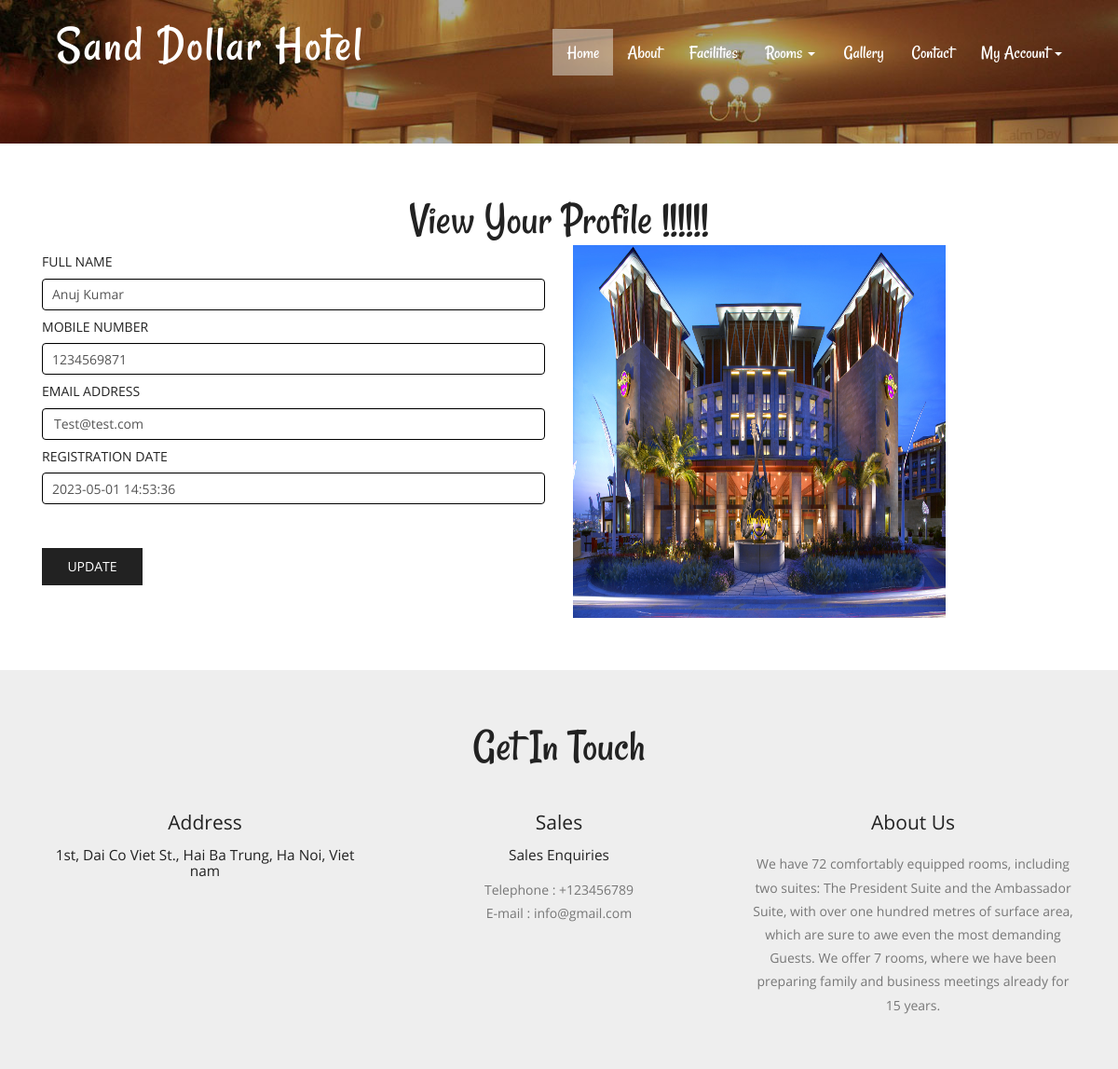
The app's page /profile.php (signed in) with its own data.
### tables this page shows
CREATE TABLE `tbluser` (
  `ID` int(10) NOT NULL,
  `FullName` varchar(200) DEFAULT NULL,
  `MobileNumber` bigint(10) DEFAULT NULL,
  `Email` varchar(120) DEFAULT NULL,
  `Password` varchar(120) DEFAULT NULL,
  `RegDate` timestamp NULL DEFAULT current_timestamp()
);

CREATE TABLE `tblpage` (
  `ID` int(10) NOT NULL,
  `PageType` varchar(120) DEFAULT NULL,
  `PageTitle` varchar(200) DEFAULT NULL,
  `PageDescription` mediumtext DEFAULT NULL,
  `Email` varchar(120) DEFAULT NULL,
  `MobileNumber` bigint(10) DEFAULT NULL,
  `UpdationDate` timestamp NULL DEFAULT NULL ON UPDATE current_timestamp()
);

### src/profile.php (the view, shortened to what this page needs)
<?php
include('includes/dbconnection.php');
if (strlen($_SESSION['hbmsuid'] == 0)) {
	header('location:logout.php');
} else {
?>
<!DOCTYPE HTML>
<html>
<head>
	<link href="css/bootstrap.css" rel="stylesheet" type="text/css" media="all">
	<link href="css/style.css" rel="stylesheet" type="text/css" media="all" />
</head>
<body>
	<div class="header head-top">
		<div class="container">
			<?php include_once('includes/header.php'); ?>
		</div>
	</div>
	<div class="content">
		<div class="contact">
			<div class="container">
				<h2>View Your Profile !!!!!!</h2>
				<div class="contact-grids">
					<div class="col-md-6 contact-right">
						<form method="post">
							<?php
							$uid = $_SESSION['hbmsuid'];
							$sql = "SELECT * from  tbluser where ID=:uid";
							$query = $dbh->prepare($sql);
							$query->bindParam(':uid', $uid, PDO::PARAM_STR);
							$query->execute();
							$results = $query->fetchAll(PDO::FETCH_OBJ);
							$cnt = 1;
							if ($query->rowCount() > 0) {
								foreach ($results as $row) {               ?>
									<h5>Full Name</h5>
									<input type="text" value="<?php echo $row->FullName; ?>" name="fname" required="true" class="form-control">
									<h5>Mobile Number</h5>
									<input type="text" name="mobno" class="form-control" required="true" maxlength="10" pattern="[0-9]+" value="<?php echo $row->MobileNumber; ?>">
									<h5>Email Address</h5>
									<input type="email" class="form-control" value="<?php echo $row->Email; ?>" name="email" required="true" readonly='true'>
									<h5>Registration Date</h5>
									<input type="text" value="<?php echo $row->RegDate; ?>" class="form-control" name="password" readonly="true">
									<br /><?php $cnt = $cnt + 1;
										}
									} ?>
							<br />
							<input type="submit" value="Update" name="submit">
						</form>
					</div>
					<div class="col-md-6 contact-right">
						<img src="images/img.jpg" width="400" height="400" />
					</div>
					<div class="clearfix"></div>
				</div>
			</div>
		</div>
		<?php include_once('includes/getintouch.php'); ?>
</html><?php }  ?>

### src/includes/getintouch.php (shortened to what this page needs)
<div class="touch-section">
	<div class="container">
		<h3>get in touch</h3>
		<div class="touch-grids">
			<?php
				$sql="SELECT * from tblpage where PageType='contactus'";
				$query = $dbh -> prepare($sql);
				$query->execute();
				$results=$query->fetchAll(PDO::FETCH_OBJ);
				$cnt=1;
				if($query->rowCount() > 0) {
					foreach($results as $row) {
			?>
			<div class="col-md-4 touch-grid">
				<h4>address</h4>
				<h5><?php echo htmlentities($row->PageDescription);?></h5>
			</div>
			<div class="col-md-4 touch-grid">
				<h4>Sales</h4>
				<h5>Sales Enquiries</h5>
				<p>Telephone : +<?php  echo htmlentities($row->MobileNumber);?></p>
				<p>E-mail : <?php  echo htmlentities($row->Email);?></p>
			</div>
			<?php $cnt=$cnt+1;}} ?>
			<div class="col-md-4 touch-grid">
				<?php
					$sql="SELECT * from tblpage where PageType='aboutus'";
					$query = $dbh -> prepare($sql);
					$query->execute();
					$results=$query->fetchAll(PDO::FETCH_OBJ);
					$cnt=1;
					if($query->rowCount() > 0) {
						foreach($results as $row) {
				?>
				<h4><?php  echo htmlentities($row->PageTitle);?></h4>
				<br>
				<p><?php  echo htmlentities($row->PageDescription);?></p>
				</div><?php $cnt=$cnt+1;}} ?>
					<div class="clearfix"></div>
				</div>
			</div>
		</div>
	</div>

### src/css/style.css (style rules this page uses)
h1,h2,h3,h4,h5,h6 { padding:0 0; margin:0 0; }
p { padding:0 0; margin:0 0; }
body { padding:0 0; margin:0 0; font-family: 'OpenSans-Regular' }
.header { background:url(../images/banner1.jpg) no-repeat 0px 0px; background-size:cover; -webkit-background-size: cover; -moz-background-size: cover; -o-background-size: cover; -ms-background-size: cover; min-height:764px; padding-bottom: 4em; }
.touch-section { padding: 4em 0; text-align: center; background-color: #eee; }
.touch-grids { margin-top: 3em; }
.touch-grid h4 { font-size: 1.5em; color: #222; text-transform: capitalize; }
.touch-section h3 { font-size: 3.5em; text-transform: capitalize; font-family: 'Rancho-Regular'; color: #222; }
.touch-grid h5 { font-size: 1.1em; padding: 1em 0; color: #222; }
.touch-grid p { font-size: 1em; line-height: 1.8em; color: #777; }
.head-top { min-height: 115px !important; }
.contact { padding: 4em 0; }
.contact h2 { font-size: 3.5em; text-transform: capitalize; font-family: 'Rancho-Regular'; color: #222; text-align:center; }
.contact-right h5 { font-size:1em; text-transform: uppercase; font-weight: 400; padding: 10px 0; color: #222; }
.contact-right input[type="text"] { width: 100%; padding: 10px 10px; font-size: 1em; outline: none; border: 1px solid #000; }
.contact-right input[type="submit"] { width: 20%; font-size: 1em; text-transform: uppercase; background: #222; border: none; outline: none; margin-top: 0.5em; color: #fff; font-weight: 500; padding: 10px 0; }
@media (max-width:1440px) { .header { min-height: 679px; } }
@media (max-width:1366px) { .header { min-height: 652px; } }
@media (max-width:1280px) { .header { min-height: 602px; } }

### records on screen
tbluser: fname "Anuj Kumar", mobno "1234569871", email "Test@test.com", password "2023-05-01 14:53:36"
tblpage: PageDescription "1st, Dai Co Viet St., Hai Ba Trung, Ha Noi, Viet nam", MobileNumber "123456789", Email "info@gmail.com"
tblpage: PageTitle "About Us", PageDescription "We have 72 comfortably equipped rooms, including two suites: The President Suite and the Ambassador Suite, with over one hundred metres of surface area, which are sure to awe even the most demanding Guests. We offer 7 rooms, where we have been preparing family and business meetings already for 15 years."
